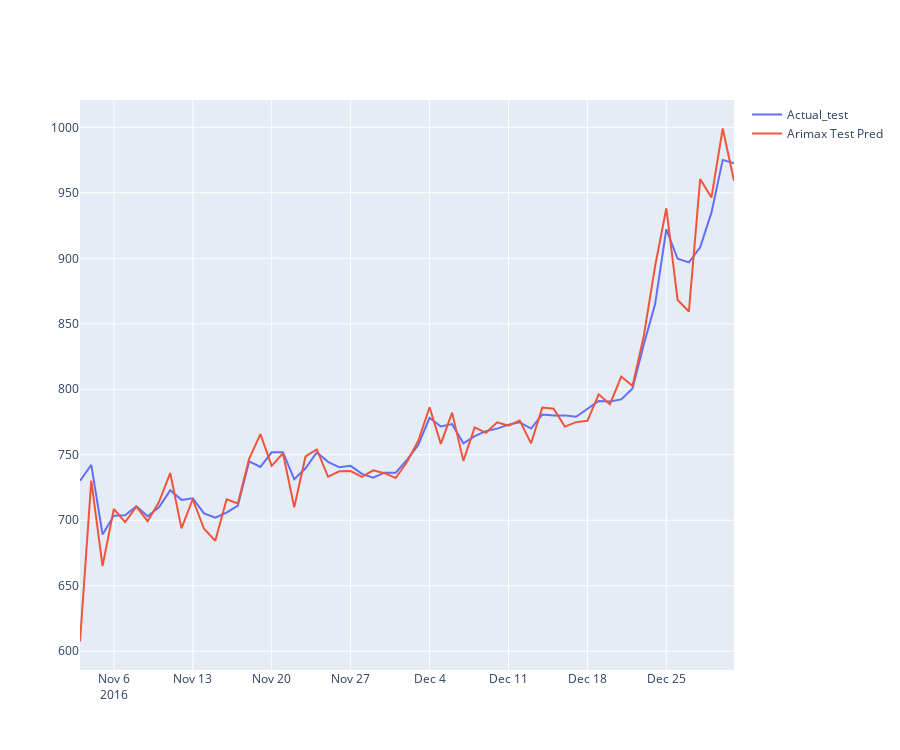

This figure's notebook cell:
### Code cell
print('Printing Predicted vs Expected Values (ARIMAX)...\n')

# Fit ARIMAX model and make predictions on the test set
for t in range(len(test_arima)):
    model = ARIMA(history, order=(2, 1, 0), exog=exog_train[:len(history)])
    model_fit = model.fit()
    
    # Forecast using the last value from the exogenous variables
    exog_forecast = exog_train[len(history):len(history) + 1]
    
    output = model_fit.forecast(steps=1, exog=exog_forecast)
    
    pred_value = np.exp(output[0])  # Extracting the forecasted value from the output array
    original_value = np.exp(test_arima[t])
    
    history.append(test_arima[t])  # Update the history with the original value (not the log transformed)
    
    # Calculating the error
    error = ((abs(pred_value - original_value)) / original_value) * 100
    error_list.append(error)
    print('predicted = %f, expected = %f, error = %f%%' % (pred_value, original_value, error))
    
    predictions_arimax.append(float(pred_value))
    originals.append(float(original_value))

# Calculate mean error on the test set   
mean_error = sum(error_list) / float(len(error_list))
print('\nMean Error in Predicting Test Case Articles (ARIMAX): %f%%' % mean_error)
rmse_arimax = mean_squared_error(originals, predictions_arimax, squared=False)
print('Naive Test:', naive_test)
print("Root Mean Squared Error (ARIMAX - Test):", rmse_arimax)


# Plotting the predictions
import plotly.graph_objects as go

fig = go.Figure()
fig.add_trace(go.Scatter(x=test_arima.index[1:], y=originals, name="Actual_test"))
fig.add_trace(go.Scatter(x=test_arima.index[1:], y=predictions_arimax, name="Arimax Test Pred"))

fig.update_layout(height=750)
fig.show()
